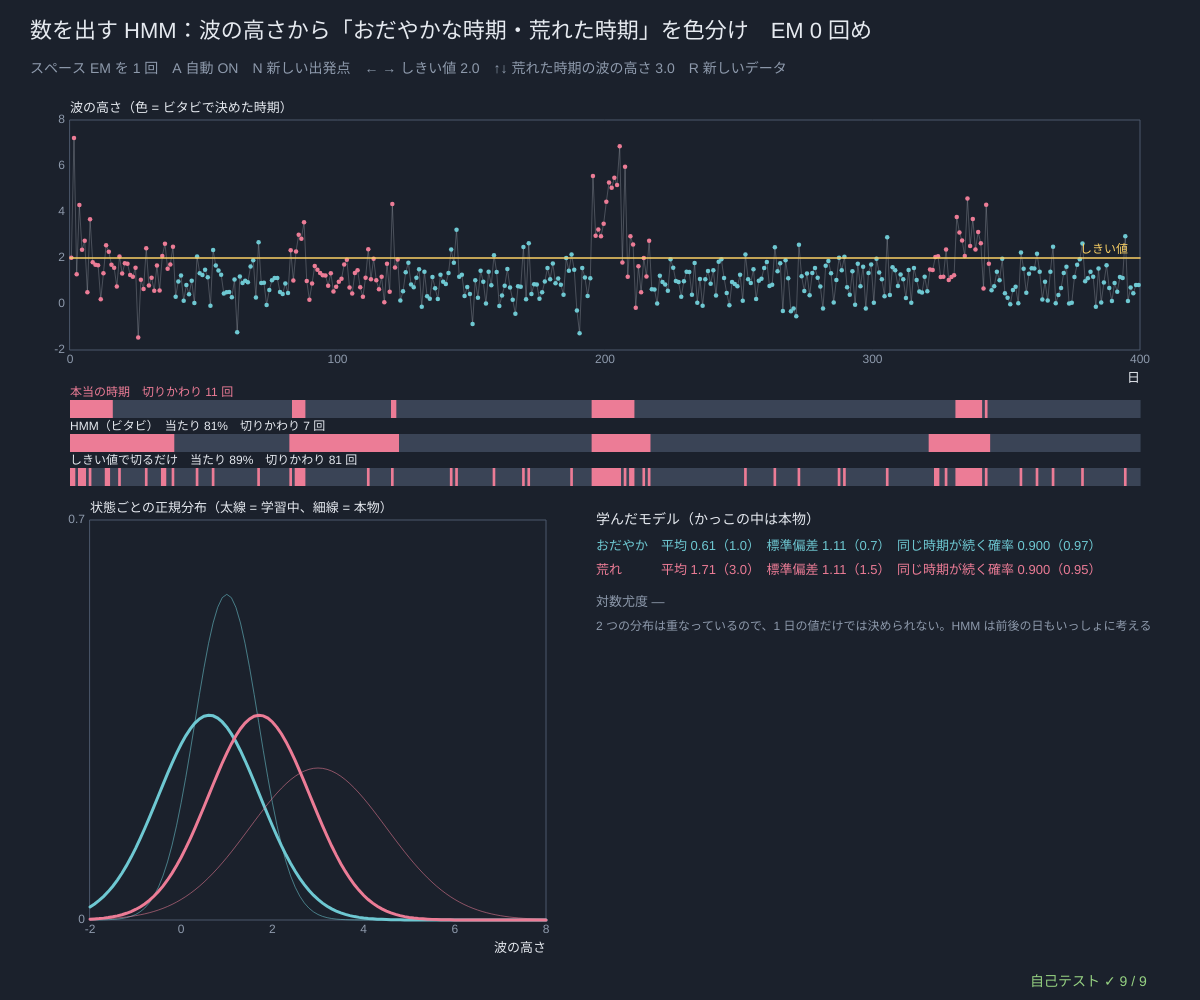
Frame 1 (no input)
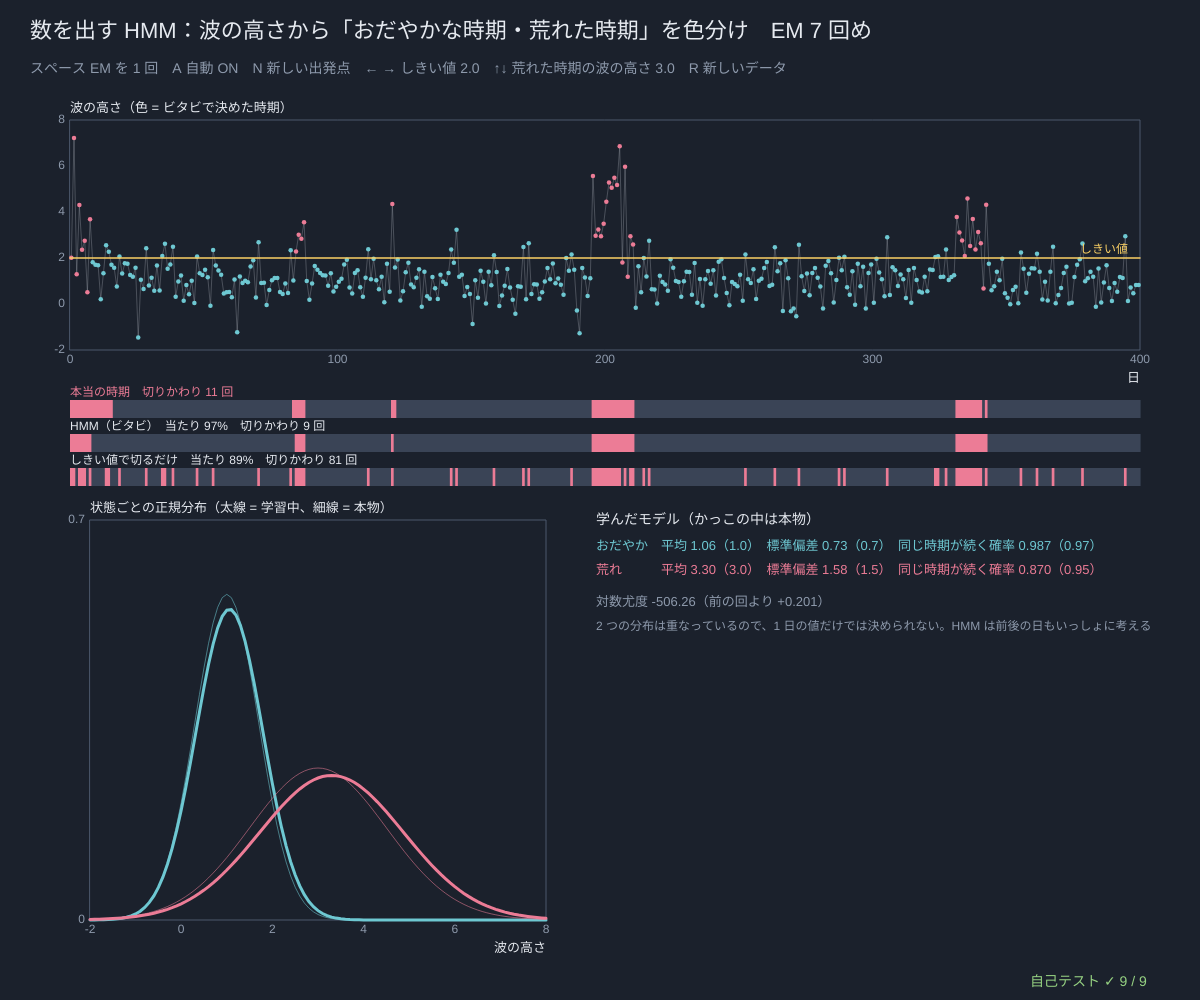
Frame 60 (no input)
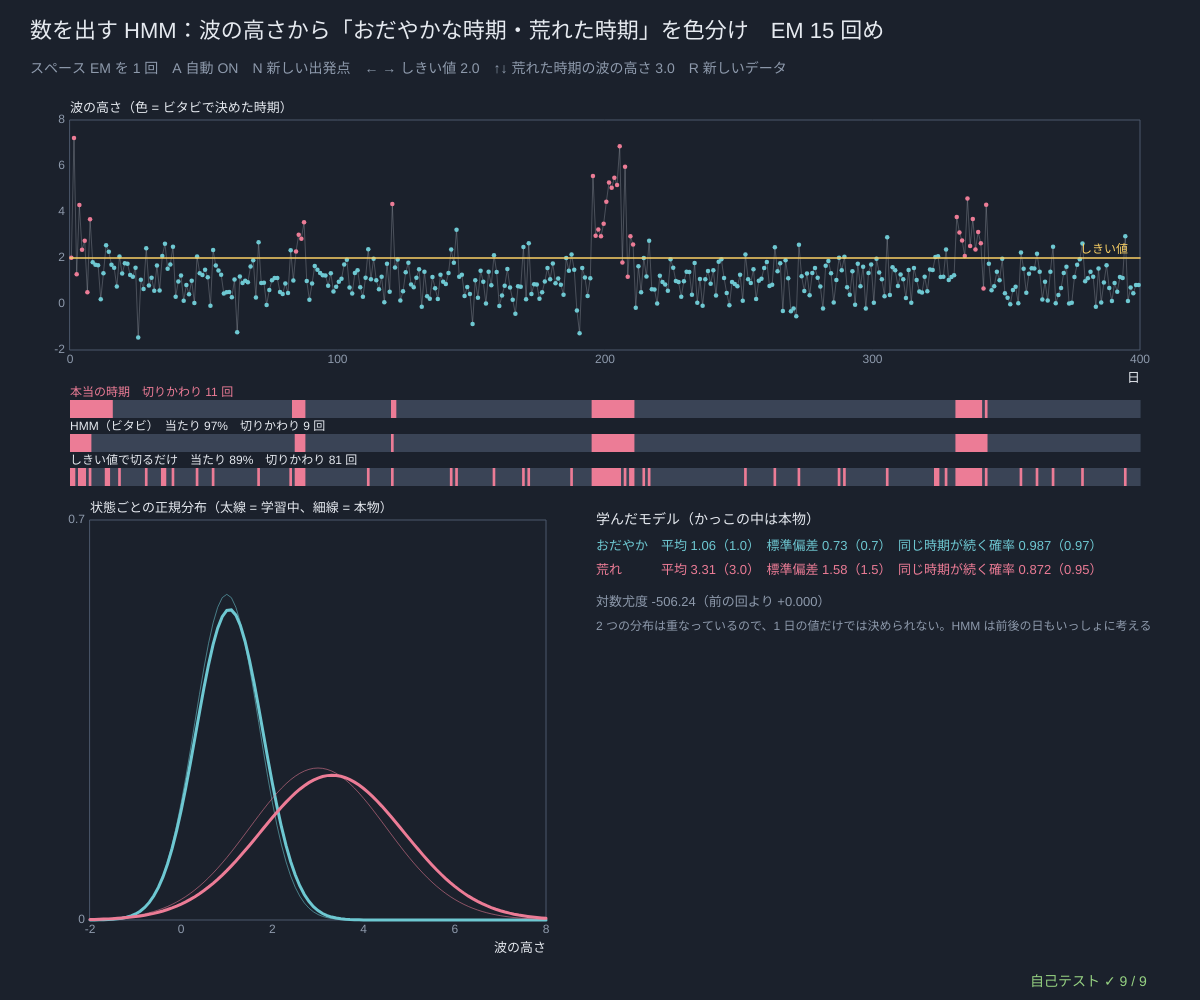
Frame 120 (the mouse pressed at the canvas centre since frame 60)

The p5.js sketch that drew these frames (run headless with seeded random() and noise() and a simulated clock; from frame 60 on, the mouse is pressed at the canvas centre):

// p5.js sketch
// ── sketch.js
// ============================================
// 08 数を出す HMM ─ 海には「おだやかな時期」と「荒れた時期」があり（見えない）、毎日の波の高さ（数）だけが記録されている。
// 観測が記号ではなく数のときは、出力行列 B のかわりに状態ごとの正規分布 N(μ_j, σ_j²) を使う：b_j(x) = 正規分布の密度。前向き・ビタビ・EM はそのまま使える。
//   M ステップ：μ_j = γ で重みをつけた平均、σ_j² = γ で重みをつけた分散（小さくなりすぎないように下限つき）
// ビタビで時期を色分けすると、「しきい値より高いか」で 1 日ずつ決める方法よりずっと安定する（時期は続くものだと知っているから）
// スペース EM を 1 回 / A 自動 / N 新しい出発点 / ← → しきい値 / ↑↓ 荒れた時期の波の高さ / R 新しいデータ
// ============================================

const N_DAYS = 400;                      // ★ 日数
let seaTrue = { p0: [0.5, 0.5], tr: [[0.97, 0.03], [0.05, 0.95]], mu: [1, 3], sd: [0.7, 1.5] };   // ★ 本当のモデル（状態 0 = おだやか、1 = 荒れ）
const SD_FLOOR = 0.05;                   // ★ 標準偏差の下限（1 点だけの状態で σ → 0 になるのを防ぐ）
let waves = null, learned = null, lls = [], auto = true, thresh = 2, vitNow = [], dataSeed = 78;

function setup() {
  createCanvas(windowWidth, windowHeight);
  selfTest();
  newData();
}
function windowResized() { resizeCanvas(windowWidth, windowHeight); }
function newData() { seedRng(dataSeed); waves = gaussSample(seaTrue, N_DAYS); restartLearning(false); }
function restartLearning(randomStart) { learned = randomStart ? { p0: [0.5, 0.5], tr: [[0.8, 0.2], [0.2, 0.8]], mu: [rnd() * 4, rnd() * 4], sd: [0.5 + rnd() * 2, 0.5 + rnd() * 2] } : quantileStart(waves.ys); lls = []; refreshPath(); }
function refreshPath() { vitNow = viterbiLog(learned, gaussTable(learned, waves.ys)).vitPath; }
function npdf(x, mu, sd) { let u = (x - mu) / sd; return Math.exp(-0.5 * u * u) / (sd * Math.sqrt(2 * Math.PI)); }
function gaussTable(g, ys) { return ys.map((y) => g.mu.map((mu, j) => Math.max(1e-300, npdf(y, mu, g.sd[j])))); }   // ★ 出力の表 b_j(x_t)。0 にはしない
function gaussSample(g, n) { let z = sampleFrom(g.p0), zs = [], ys = []; for (let t = 0; t < n; t++) { if (t > 0) z = sampleFrom(g.tr[z]); zs.push(z); ys.push(g.mu[z] + g.sd[z] * randn()); } return { zs, ys }; }
function quantileStart(ys) {             // 出発点：小さいほうから 25% と 75% の値を 2 つの平均に
  let s = ys.slice().sort((a, b) => a - b), n = s.length, mean = sumOf(ys) / n, sd = Math.sqrt(sumOf(ys.map((y) => (y - mean) * (y - mean))) / n) || 1;
  return { p0: [0.5, 0.5], tr: [[0.9, 0.1], [0.1, 0.9]], mu: [s[Math.floor(n * 0.25)], s[Math.floor(n * 0.75)]], sd: [sd, sd] };
}
// ★ EM を 1 回：E ステップは記号の HMM と同じ（γ と ξ）。M ステップで平均と分散を重みつきで計算し直す
function gaussEmStep(g, ys) {
  let n = g.mu.length, eb = gaussTable(g, ys), sm = smoothAll(g, eb), trN = g.tr.map(() => new Array(n).fill(0)), w = new Array(n).fill(0), sx = new Array(n).fill(0);
  for (let t = 0; t < ys.length; t++) for (let j = 0; j < n; j++) { w[j] += sm.gam[t][j]; sx[j] += sm.gam[t][j] * ys[t]; }
  for (let t = 0; t + 1 < ys.length; t++) { let xi = xiAt(g, eb, sm, t); for (let i = 0; i < n; i++) for (let j = 0; j < n; j++) trN[i][j] += xi[i][j]; }
  let mu = g.mu.map((m0, j) => (w[j] > 1e-9 ? sx[j] / w[j] : m0)), sv = new Array(n).fill(0);
  for (let t = 0; t < ys.length; t++) for (let j = 0; j < n; j++) sv[j] += sm.gam[t][j] * (ys[t] - mu[j]) * (ys[t] - mu[j]);
  let sd = g.sd.map((s0, j) => (w[j] > 1e-9 ? Math.max(SD_FLOOR, Math.sqrt(sv[j] / w[j])) : s0));
  return { g: { p0: sm.gam[0].slice(), tr: trN.map((r, i) => (sumOf(r) > 1e-12 ? normRow(r) : g.tr[i].slice())), mu, sd }, logLik: sm.logLik };
}
function sortByMean(g) { if (g.mu[0] <= g.mu[1]) return g; return { p0: [g.p0[1], g.p0[0]], tr: [[g.tr[1][1], g.tr[1][0]], [g.tr[0][1], g.tr[0][0]]], mu: [g.mu[1], g.mu[0]], sd: [g.sd[1], g.sd[0]] }; }   // 番号を「平均の小さい順」にそろえる
function segAccuracy(seg, zs) { let ok = 0; for (let t = 0; t < zs.length; t++) if (seg[t] === zs[t]) ok++; return ok / Math.max(1, zs.length); }
function countSwitches(seg) { let c = 0; for (let t = 1; t < seg.length; t++) if (seg[t] !== seg[t - 1]) c++; return c; }
function bestThreshold(ys, zs) { let best = { th: 0, acc: 0 }; for (let th = -1; th <= 6; th += 0.05) { let a = segAccuracy(ys.map((y) => (y > th ? 1 : 0)), zs); if (a > best.acc) best = { th, acc: a }; } return best; }
function emOnce() { if (lls.length >= 60) return; let r = gaussEmStep(learned, waves.ys); learned = sortByMean(r.g); lls.push(r.logLik); refreshPath(); }

function draw() {
  background(...BG);
  if (auto && frameCount % 8 === 0) emOnce();
  hudTitle('数を出す HMM：波の高さから「おだやかな時期・荒れた時期」を色分け　EM ' + lls.length + ' 回め', 'スペース EM を 1 回　A 自動 ' + (auto ? 'ON' : 'OFF') + '　N 新しい出発点　← → しきい値 ' + fmtN(thresh, 1) + '　↑↓ 荒れた時期の波の高さ ' + fmtN(seaTrue.mu[1], 1) + '　R 新しいデータ');
  let ys = waves.ys, g = { x: 70, y: 120, w: width - 130, h: 230, x0: 0, x1: N_DAYS, y0: -2, y1: 8 }, cw = g.w / N_DAYS;
  plotAxes(g, '日', '波の高さ（色 = ビタビで決めた時期）', [0, 100, 200, 300, 400], [-2, 0, 2, 4, 6, 8]);
  stroke(...INK, 60); strokeWeight(1); polyline(ys.map((y, t) => [gX(g, t + 0.5), gY(g, y)]));
  noStroke(); for (let t = 0; t < N_DAYS; t++) { fill(...(vitNow[t] ? ROSE : AQUA)); circle(gX(g, t + 0.5), gY(g, ys[t]), 4.5); }
  stroke(...LAN); strokeWeight(1.5); line(g.x, gY(g, thresh), g.x + g.w, gY(g, thresh)); note('しきい値', g.x + g.w - 60, gY(g, thresh) - 5, LAN, 12);
  // ---- 3 本の帯
  let thSeg = ys.map((y) => (y > thresh ? 1 : 0)), by = g.y + g.h + 50, colOf = (z) => (z ? ROSE : [58, 68, 86]);
  let rows = [['本当の時期', waves.zs, null], ['HMM（ビタビ）', vitNow, segAccuracy(vitNow, waves.zs)], ['しきい値で切るだけ', thSeg, segAccuracy(thSeg, waves.zs)]];
  rows.forEach(([name, seg, acc], k) => {
    let y = by + k * 34; drawBand(seg, g.x, y, g.w, 18, colOf);
    note(name + (acc === null ? '' : '　当たり ' + Math.round(acc * 100) + '%　切りかわり ' + countSwitches(seg) + ' 回') + (k === 0 ? '　切りかわり ' + countSwitches(seg) + ' 回' : ''), g.x, y - 4, k === 0 ? ROSE : INK, 12);
  });
  // ---- 学んだ分布と本当の分布
  let dy = by + 120, d = { x: 90, y: dy, w: Math.min(460, width * 0.38), h: Math.max(90, height - dy - 80), x0: -2, x1: 8, y0: 0, y1: 0.7 };
  plotAxes(d, '波の高さ', '状態ごとの正規分布（太線 = 学習中、細線 = 本物）', [-2, 0, 2, 4, 6, 8], [0, 0.7]);
  for (let j = 0; j < 2; j++) for (let [mdl, sw] of [[seaTrue, 1], [learned, 3]]) { let pts = []; for (let x = -2; x <= 8; x += 0.1) pts.push([gX(d, x), gY(d, npdf(x, mdl.mu[j], mdl.sd[j]))]); stroke(...(j ? ROSE : AQUA), sw === 1 ? 140 : 255); strokeWeight(sw); polyline(pts); }
  let px = d.x + d.w + 50;
  note('学んだモデル（かっこの中は本物）', px, dy + 4, INK, 14);
  for (let j = 0; j < 2; j++) note((j ? '荒れ　　' : 'おだやか') + '　平均 ' + fmtN(learned.mu[j], 2) + '（' + fmtN(seaTrue.mu[j], 1) + '）　標準偏差 ' + fmtN(learned.sd[j], 2) + '（' + fmtN(seaTrue.sd[j], 1) + '）　同じ時期が続く確率 ' + fmtN(learned.tr[j][j], 3) + '（' + fmtN(seaTrue.tr[j][j], 2) + '）', px, dy + 30 + j * 24, j ? ROSE : AQUA, 13);
  note('対数尤度 ' + (lls.length ? fmtN(lls[lls.length - 1], 2) : '—') + (lls.length > 1 ? '（前の回より +' + fmtN(lls[lls.length - 1] - lls[lls.length - 2], 3) + '）' : ''), px, dy + 86, DIMC, 13);
  note('2 つの分布は重なっているので、1 日の値だけでは決められない。HMM は前後の日もいっしょに考える', px, dy + 110, DIMC, 12);
  drawSelfTest();
}

function keyPressed() {
  if (key === ' ') { emOnce(); auto = false; }
  if (key === 'a' || key === 'A') auto = !auto;
  if (key === 'n' || key === 'N') restartLearning(true);
  if (key === 'r' || key === 'R') { dataSeed++; newData(); }
  if (key === RIGHT_ARROW) thresh = Math.min(7, Math.round((thresh + 0.1) * 10) / 10);
  if (key === LEFT_ARROW) thresh = Math.max(-1, Math.round((thresh - 0.1) * 10) / 10);
  if (key === UP_ARROW) { seaTrue.mu[1] = Math.min(6, Math.round((seaTrue.mu[1] + 0.5) * 10) / 10); newData(); }
  if (key === DOWN_ARROW) { seaTrue.mu[1] = Math.max(1, Math.round((seaTrue.mu[1] - 0.5) * 10) / 10); newData(); }
  return false;
}

// やってみよう
// 1. ← → でしきい値を動かして、「しきい値で切るだけ」の当たりの割合がいちばん高くなる所をさがそう。HMM に勝てる？
// 2. ↓ で荒れた時期の波の高さを 1 まで下げると、2 つの時期の平均は同じ。それでも見分けられるのはなぜ？（ばらつきがちがう）
// 3. N で何回か出発点を変えると、いつも同じ答えに着く？
// 4. seaTrue.tr の 0.97 と 0.95 を 0.6 にすると（時期がすぐ変わる）、HMM の強みはどうなる？

// ---- 自己テスト
function selfTest() {
  selfTestResults = [];
  seedRng(780);
  let tg = { p0: [0.5, 0.5], tr: [[0.97, 0.03], [0.05, 0.95]], mu: [1, 3], sd: [0.7, 1.5] }, area = 0;
  for (let x = -10; x <= 10; x += 0.01) area += npdf(x, 1, 0.7) * 0.01;
  check('正規分布の密度：面積 = 1、山のてっぺんは 1 / (σ √(2π))', near(area, 1, 1e-6) && near(npdf(1, 1, 0.7), 1 / (0.7 * Math.sqrt(2 * Math.PI)), 1e-12));
  let s7 = gaussSample(tg, 7), eb7 = gaussTable(tg, s7.ys), bf = bruteAll(tg, eb7), sm7 = smoothAll(tg, eb7);
  check('数の観測でも：前向きの尤度 = 総当たり（128 本）、γ = 総当たり、ビタビ = 総当たりの最大', near(sm7.logLik, Math.log(bf.lik), 1e-10) && maxAbsDiff(sm7.gam, bf.gam) < 1e-10 && near(Math.exp(viterbiLog(tg, eb7).logP), bf.bestP, 1e-12 * bf.bestP));
  let d = gaussSample(tg, 1500), g = quantileStart(d.ys), prev = -Infinity, okMono = true;
  for (let it = 0; it < 40; it++) { let r = gaussEmStep(g, d.ys); if (r.logLik < prev - 1e-7) okMono = false; prev = r.logLik; g = sortByMean(r.g); }
  check('EM 40 回：対数尤度は下がらない、遷移行列の行の合計 = 1', okMono && rowSumErr(g.tr) < 1e-9 && noNaN([g.mu, g.sd]));
  check('学んだ平均 ' + fmtN(g.mu[0], 2) + ', ' + fmtN(g.mu[1], 2) + ' は本物（1, 3）の ±0.25 以内、標準偏差 ' + fmtN(g.sd[0], 2) + ', ' + fmtN(g.sd[1], 2) + ' は（0.7, 1.5）の ±0.25 以内', Math.abs(g.mu[0] - 1) < 0.25 && Math.abs(g.mu[1] - 3) < 0.25 && Math.abs(g.sd[0] - 0.7) < 0.25 && Math.abs(g.sd[1] - 1.5) < 0.25);
  let vp = viterbiLog(g, gaussTable(g, d.ys)).vitPath, accH = segAccuracy(vp, d.zs), bt = bestThreshold(d.ys, d.zs);
  check('時期の当たり：HMM（学習したモデルのビタビ）' + Math.round(accH * 100) + '% > いちばん良いしきい値 ' + Math.round(bt.acc * 100) + '%（差 > 5 ポイント）', accH > bt.acc + 0.05);
  let thS = countSwitches(d.ys.map((y) => (y > bt.th ? 1 : 0))), trueS = countSwitches(d.zs), hS = countSwitches(vp);
  check('切りかわりの回数：本当 ' + trueS + '、HMM ' + hS + '、しきい値 ' + thS + '（しきい値は 3 倍以上ちらつく）', thS > 3 * trueS && hS < 2 * trueS + 5);
  let flat = gaussEmStep({ p0: [0.5, 0.5], tr: [[0.9, 0.1], [0.1, 0.9]], mu: [0, 1], sd: [1, 1] }, new Array(50).fill(2)).g;
  check('全部同じ値のデータ：標準偏差は下限 ' + SD_FLOOR + ' で止まり、NaN にならない', flat.sd.every((s) => s >= SD_FLOOR) && noNaN([flat.mu, flat.sd, flat.tr]));
  let wild = d.ys.slice(0, 100); wild[50] = 1e6; let rw = gaussEmStep(tg, wild);
  check('とんでもない外れ値（100 万）があっても尤度は有限、NaN なし', isFinite(rw.logLik) && noNaN([rw.g.mu, rw.g.sd, rw.g.tr]));
  let sw = sortByMean({ p0: [0.3, 0.7], tr: [[0.9, 0.1], [0.2, 0.8]], mu: [5, 1], sd: [2, 1] });
  check('番号の入れかえ：平均の小さい順にそろえる（遷移行列も入れかえる）', sw.mu[0] === 1 && sw.sd[0] === 1 && sw.tr[0][0] === 0.8 && sw.tr[1][0] === 0.1 && sw.p0[0] === 0.7);
  reportSelfTest();
}

// ==================================================
// ここから下は「HMM の道具」（中身は読まなくても OK。消さないでね）
// ==================================================
// ---- 色と小さな道具（霧の夜と灯り：黄 = 見える観測、ばら色 = 隠れた状態）
const BG = [27, 33, 44];                // 背景（霧の夜の青ねずみ色）
const INK = [230, 234, 240];            // 文字（やわらかい白）
const LAN = [250, 208, 100], ROSE = [236, 124, 150], AQUA = [110, 200, 210], LILAC = [176, 156, 236], LEAF = [150, 210, 130], TANG = [240, 160, 96];
const DIMC = [142, 154, 172], PANEL = [38, 46, 60], LINEC = [76, 88, 108];
const ST_COLS = [ROSE, AQUA, LAN, LILAC, LEAF, TANG, [200, 200, 210], [130, 150, 240]];   // 状態の色
function clampv(v, a, b) { return v < a ? a : v > b ? b : v !== v ? a : v; }     // NaN なら a に戻す
function sumOf(a) { let s = 0; for (let v of a) s += v; return s; }
function argMax(a) { let b = 0; for (let i = 1; i < a.length; i++) if (a[i] > a[b]) b = i; return b; }   // 同点なら小さい番号
function fmtN(v, d) { if (typeof v !== 'number' || v !== v) return '?'; if (!isFinite(v)) return v > 0 ? '∞' : '−∞'; let s = v.toFixed(d === undefined ? 2 : d); return /^-0\.?0*$/.test(s) ? s.slice(1) : s; }
function fmtP(v) {                      // 確率の表示：小さい数は 1.2e-5 の形で
  if (typeof v !== 'number' || v !== v) return '?';
  if (v === 0) return '0'; if (Math.abs(v) >= 0.001) return v.toFixed(v >= 0.1 ? 3 : 4); return v.toExponential(1);
}
function hudTitle(t, sub) {             // 左上の見出しと操作の説明（日本語は 1 文字ずつ折り返す）
  textWrap(CHAR); noStroke(); fill(...INK); textSize(22); textAlign(LEFT, BASELINE); text(t, 30, 38);
  fill(...DIMC); textSize(14); textLeading(19); text(sub, 30, 62, width - 60);
}
function panelBox(x, y, w, h) { noStroke(); fill(...PANEL); rect(x, y, w, h, 8); }
function note(s, x, y, col, sz) { noStroke(); fill(...(col || DIMC)); textSize(sz || 13); textAlign(LEFT, BASELINE); text(s, x, y); }
// ---- 種つきの乱数（同じ種なら毎回同じ列 → 実験をくり返せる）
let rngState = 1;
function seedRng(s) { rngState = (s >>> 0) || 1; }
function rnd() {                       // 0〜1 の一様乱数（mulberry32）
  rngState = (rngState + 0x6d2b79f5) >>> 0;
  let t = rngState;
  t = Math.imul(t ^ (t >>> 15), t | 1);
  t ^= t + Math.imul(t ^ (t >>> 7), t | 61);
  return ((t ^ (t >>> 14)) >>> 0) / 4294967296;
}
function rndInt(a, b) { return a + Math.floor(rnd() * (b - a + 1)); }
function randn() { let u = 1 - rnd(), v = rnd(); return Math.sqrt(-2 * Math.log(u)) * Math.cos(2 * Math.PI * v); }   // 標準正規分布
function sampleFrom(p) { let u = rnd() * sumOf(p), c = 0; for (let i = 0; i < p.length; i++) { c += p[i]; if (u < c) return i; } return p.length - 1; }   // 確率 p[i] で i を返す
// ---- 隠れマルコフモデルの道具
// モデル m = { p0: はじめの分布 π, tr: 遷移行列 A（tr[i][j] = 状態 i の次に j）, em: 出力行列 B（em[j][k] = 状態 j が記号 k を出す） }
// どの計算も「出力の表」eb[t][j] = b_j(x_t)（時刻 t の観測を状態 j が出す確率）を受け取る → 記号でも数（正規分布）でも同じ道具が使える
function lg(p) { return p > 0 ? Math.log(p) : -Infinity; }          // log 0 は −∞（NaN にしない）
function logSumExp(a) {                // log(Σ e^a_i)：いちばん大きい値を先に引く。全部 −∞ なら −∞
  let m = -Infinity; for (let v of a) if (v > m) m = v;
  if (m === -Infinity) return -Infinity;
  let s = 0; for (let v of a) s += Math.exp(v - m);
  return m + Math.log(s);
}
function normRow(r) { let s = sumOf(r); return s > 1e-300 ? r.map((v) => v / s) : r.map(() => 1 / r.length); }   // 合計 1 に（全部 0 なら一様に）
function rowSumErr(a) { let d = 0; for (let r of a) d = Math.max(d, Math.abs(sumOf(r) - 1)); return d; }
function maxAbsDiff(a, b) { let d = 0; for (let i = 0; i < a.length; i++) d = Math.max(d, Array.isArray(a[i]) ? maxAbsDiff(a[i], b[i]) : Math.abs(a[i] - b[i])); return d; }
function vecMat(v, a) {                // 横ベクトル × 行列：1 歩先の分布
  let out = new Array(a[0].length).fill(0);
  for (let i = 0; i < v.length; i++) if (v[i] !== 0) for (let j = 0; j < out.length; j++) out[j] += v[i] * a[i][j];
  return out;
}
function emTable(m, xs) { return xs.map((x) => m.em.map((r) => r[x])); }   // 記号の列 → 出力の表
function hmmSample(m, n) {             // π, A, B からサイコロで列を作る：zs = 隠れた状態、xs = 観測
  let z = sampleFrom(m.p0), zs = [], xs = [];
  for (let t = 0; t < n; t++) { if (t > 0) z = sampleFrom(m.tr[z]); zs.push(z); xs.push(sampleFrom(m.em[z])); }
  return { zs, xs };
}
// ★ 前向き：α_t(j) = P(x_1..x_t, z_t = j) = b_j(x_t) Σ_i α_{t−1}(i) a_ij。尤度 P(x) = Σ_j α_T(j)
function fwdPlain(m, eb) {
  let n = m.p0.length, al = [];
  for (let t = 0; t < eb.length; t++) {
    let prev = t === 0 ? null : al[t - 1], row = new Array(n);
    for (let j = 0; j < n; j++) { let s = 0; if (t === 0) s = m.p0[j]; else for (let i = 0; i < n; i++) s += prev[i] * m.tr[i][j]; row[j] = s * eb[t][j]; }
    al.push(row);
  }
  return { al, lik: al.length ? sumOf(al[al.length - 1]) : 1 };
}
// ★ 後ろ向き：β_t(i) = P(x_{t+1}..x_T | z_t = i) = Σ_j a_ij b_j(x_{t+1}) β_{t+1}(j)。尤度 = Σ_i π_i b_i(x_1) β_1(i)
function bwdPlain(m, eb) {
  let n = m.p0.length, len = eb.length, be = new Array(len);
  for (let t = len - 1; t >= 0; t--) {
    be[t] = new Array(n).fill(t === len - 1 ? 1 : 0);
    if (t < len - 1) for (let i = 0; i < n; i++) for (let j = 0; j < n; j++) be[t][i] += m.tr[i][j] * eb[t + 1][j] * be[t + 1][j];
  }
  let lik = 0; if (len) for (let i = 0; i < n; i++) lik += m.p0[i] * eb[0][i] * be[0][i]; else lik = 1;
  return { be, lik };
}
// ★ スケーリングつきの前向き：毎時刻 合計 c_t で割る。ah[t] = P(z_t | x_1..x_t)（= フィルタ）、log P(x) = Σ log c_t
//   c_t = 0（ありえない観測）なら logLik = −∞ にして、その時刻は一様分布で先へ進む（NaN を作らない）
function fwdScaled(m, eb) {
  let n = m.p0.length, ah = [], cs = [], logLik = 0;
  for (let t = 0; t < eb.length; t++) {
    let pred = t === 0 ? m.p0 : vecMat(ah[t - 1], m.tr), row = pred.map((v, j) => v * eb[t][j]), c = sumOf(row);
    if (!(c > 0)) { logLik = -Infinity; row = new Array(n).fill(1 / n); c = 0; } else { row = row.map((v) => v / c); if (logLik !== -Infinity) logLik += Math.log(c); }
    ah.push(row); cs.push(c);
  }
  return { ah, cs, logLik };
}
function bwdScaled(m, eb, cs) {         // 同じ c_t で割った後ろ向き。γ_t(i) = ah[t][i] × bh[t][i]
  let n = m.p0.length, len = eb.length, bh = new Array(len);
  for (let t = len - 1; t >= 0; t--) {
    bh[t] = new Array(n).fill(t === len - 1 ? 1 : 0);
    if (t < len - 1) { let c = cs[t + 1] > 0 ? cs[t + 1] : 1; for (let i = 0; i < n; i++) { let s = 0; for (let j = 0; j < n; j++) s += m.tr[i][j] * eb[t + 1][j] * bh[t + 1][j]; bh[t][i] = s / c; } }
  }
  return bh;
}
function fwdLog(m, eb) {                // 対数のまま：log α_t(j) = log b_j(x_t) + logSumExp_i(log α_{t−1}(i) + log a_ij)
  let n = m.p0.length, la = [], lt = m.tr.map((r) => r.map(lg)), buf = new Array(n);
  for (let t = 0; t < eb.length; t++) {
    let row = new Array(n);
    for (let j = 0; j < n; j++) { let s; if (t === 0) s = lg(m.p0[j]); else { for (let i = 0; i < n; i++) buf[i] = la[t - 1][i] + lt[i][j]; s = logSumExp(buf); } row[j] = s + lg(eb[t][j]); }
    la.push(row);
  }
  return { la, logLik: la.length ? logSumExp(la[la.length - 1]) : 0 };
}
// ★ 平滑化：γ_t(i) = P(z_t = i | 全部の観測)。filt = フィルタ P(z_t | x_1..x_t)
function smoothAll(m, eb) {
  let f = fwdScaled(m, eb), bh = bwdScaled(m, eb, f.cs);
  let gam = f.ah.map((a, t) => normRow(a.map((v, i) => v * bh[t][i])));
  return { filt: f.ah, gam, bh, cs: f.cs, logLik: f.logLik };
}
function xiAt(m, eb, sm, t) {           // ξ_t(i, j) = P(z_t = i, z_{t+1} = j | 全部の観測)
  let n = m.p0.length, c = sm.cs[t + 1] > 0 ? sm.cs[t + 1] : 1, out = [];
  for (let i = 0; i < n; i++) { out.push(new Array(n)); for (let j = 0; j < n; j++) out[i][j] = (sm.filt[t][i] * m.tr[i][j] * eb[t + 1][j] * sm.bh[t + 1][j]) / c; }
  return out;
}
// ★ ビタビ（対数）：dl[t][j] = 時刻 t に状態 j で終わるいちばん良い道の log 確率、bp[t][j] = そのとき 1 つ前にいた状態（戻り矢印）
function viterbiLog(m, eb) {
  let n = m.p0.length, len = eb.length, dl = [], bp = [], lt = m.tr.map((r) => r.map(lg));
  for (let t = 0; t < len; t++) {
    let row = new Array(n), back = new Array(n).fill(-1);
    for (let j = 0; j < n; j++) {
      let best = -Infinity, arg = -1;
      if (t === 0) best = lg(m.p0[j]); else for (let i = 0; i < n; i++) { let v = dl[t - 1][i] + lt[i][j]; if (v > best) { best = v; arg = i; } }
      row[j] = best + lg(eb[t][j]); back[j] = arg;
    }
    dl.push(row); bp.push(back);
  }
  let vitPath = new Array(len).fill(0), logP = len ? -Infinity : 0;
  if (len) { let z = argMax(dl[len - 1]); logP = dl[len - 1][z]; for (let t = len - 1; t >= 0; t--) { vitPath[t] = z; z = bp[t][z] >= 0 ? bp[t][z] : 0; } }
  return { vitPath, logP, dl, bp };
}
function pathLogProb(m, eb, zs) {       // 1 本の道 zs と観測がいっしょに起きる log 確率
  let s = 0; for (let t = 0; t < zs.length; t++) s += (t === 0 ? lg(m.p0[zs[0]]) : lg(m.tr[zs[t - 1]][zs[t]])) + lg(eb[t][zs[t]]);
  return s;
}
function postDecode(gam) { return gam.map(argMax); }                 // 事後復号：時刻ごとにいちばんありそうな状態
// ★ 総当たり：N^T 本の道を全部ためす（短い列だけ）。尤度、γ、ξ、いちばん良い道
function bruteAll(m, eb) {
  let n = m.p0.length, len = eb.length, total = Math.pow(n, len), zs = new Array(len).fill(0);
  let lik = 0, gam = eb.map(() => new Array(n).fill(0)), xi = eb.slice(1).map(() => m.p0.map(() => new Array(n).fill(0))), bestP = -1, best = null;
  for (let k = 0; k < total; k++) {
    let r = k; for (let t = len - 1; t >= 0; t--) { zs[t] = r % n; r = Math.floor(r / n); }
    let p = 1; for (let t = 0; t < len && p > 0; t++) p *= (t === 0 ? m.p0[zs[0]] : m.tr[zs[t - 1]][zs[t]]) * eb[t][zs[t]];
    if (p > bestP) { bestP = p; best = zs.slice(); }
    if (p === 0) continue;
    lik += p; for (let t = 0; t < len; t++) { gam[t][zs[t]] += p; if (t > 0) xi[t - 1][zs[t - 1]][zs[t]] += p; }
  }
  if (lik > 0) { gam = gam.map((g) => g.map((v) => v / lik)); xi = xi.map((x) => x.map((r) => r.map((v) => v / lik))); }
  return { lik, gam, xi, best, bestP, paths: total };
}
function stationaryOf(tr) {             // 定常分布 π A = π（なまけた連鎖 (π + πA)/2 をくり返す。周期があっても収束する）
  let v = new Array(tr.length).fill(1 / tr.length);
  for (let k = 0; k < 4000; k++) { let w = vecMat(v, tr), d = 0; for (let i = 0; i < v.length; i++) { let u = (v[i] + w[i]) / 2; d = Math.max(d, Math.abs(u - v[i])); v[i] = u; } if (d < 1e-15) break; }
  return normRow(v);
}
function hmmLogLik(m, xs) { return fwdScaled(m, emTable(m, xs)).logLik; }   // 記号の列の対数尤度 log P(x)
function predictK(belief, tr, k) { let v = belief.slice(); for (let s = 0; s < k; s++) v = vecMat(v, tr); return v; }   // k 歩先の予測：A を k 回掛ける
// ---- グラフの道具：g = { x, y, w, h, x0, x1, y0, y1 }
function gX(g, v) { return g.x + clampv((v - g.x0) / (g.x1 - g.x0), -0.02, 1.02) * g.w; }
function gY(g, v) { return g.y + g.h - clampv((v - g.y0) / (g.y1 - g.y0), -0.02, 1.02) * g.h; }
function plotAxes(g, xl, yl, xt, yt) {
  stroke(...LINEC); strokeWeight(1); noFill(); rect(g.x, g.y, g.w, g.h);
  noStroke(); fill(...DIMC); textSize(12); textAlign(CENTER, TOP);
  for (let v of xt) text(+v.toPrecision(4), gX(g, v), g.y + g.h + 4);
  textAlign(RIGHT, CENTER);
  for (let v of yt) text(+v.toPrecision(4), g.x - 5, gY(g, v));
  textAlign(LEFT, BASELINE); fill(...INK); textSize(13);
  text(xl, g.x + g.w - textWidth(xl), g.y + g.h + 32); text(yl, g.x, g.y - 8);
}
function polyline(pts) {               // 点が 2 つ以上あるときだけ折れ線を描く（空の beginShape を作らない）
  if (pts.length < 2) return;
  noFill(); beginShape(); for (let p of pts) vertex(p[0], p[1]); endShape();
}
function drawCurve(g, arr, col, sw, xOff, from, to) {   // arr[i] を x = i (+ xOff) に。長いときは間引いて 600 点まで
  let a = from || 0, b = to === undefined ? arr.length : to, n = b - a, stride = Math.max(1, Math.ceil(n / 600)), pts = [];
  for (let i = a; i < b; i += stride) if (isFinite(arr[i])) pts.push([gX(g, i + (xOff || 0)), gY(g, arr[i])]);
  stroke(...col); strokeWeight(sw || 2); polyline(pts);
}
function legend(x, y, items) {         // items = [[色, 名前], …]
  textSize(13); textAlign(LEFT, CENTER);
  for (let [c, s] of items) { noStroke(); fill(...c); rect(x, y - 5, 16, 10, 2); fill(...INK); text(s, x + 22, y); y += 20; }
}
function drawMatrix(a, x, y, cw, ch, rowNames, colNames, opts) {   // 行列を色つきの表で（明るい = 大きい）
  opts = opts || {}; let d = opts.digits === undefined ? 2 : opts.digits, col = opts.col || AQUA;
  textAlign(CENTER, CENTER); textSize(opts.ts || 13);
  for (let i = 0; i < a.length; i++) for (let j = 0; j < a[i].length; j++) {
    let v = a[i][j], t = clampv(Math.abs(v) / (opts.hi || 1), 0, 1); noStroke();
    fill(PANEL[0] + t * (col[0] * 0.75 - PANEL[0]), PANEL[1] + t * (col[1] * 0.75 - PANEL[1]), PANEL[2] + t * (col[2] * 0.75 - PANEL[2])); rect(x + j * cw, y + i * ch, cw - 2, ch - 2, 3);
    if (opts.numbers !== false) { fill(...INK); text(fmtN(v, d), x + j * cw + cw / 2, y + i * ch + ch / 2); }
  }
  fill(...DIMC);
  if (rowNames) for (let i = 0; i < a.length; i++) { textAlign(RIGHT, CENTER); text(rowNames[i], x - 6, y + i * ch + ch / 2); }
  if (colNames) for (let j = 0; j < a[0].length; j++) { textAlign(CENTER, BOTTOM); text(colNames[j], x + j * cw + cw / 2, y - 3); }
}
function drawBand(arr, x, y, w, h, colOf) {   // 状態の列を色の帯で（同じ色が続くところは 1 つの四角にまとめる）
  let n = arr.length, s = 0; noStroke();
  for (let t = 1; t <= n; t++) if (t === n || arr[t] !== arr[s]) { let c = colOf(arr[s]); if (c) { fill(...c); rect(x + (s / n) * w, y, ((t - s) / n) * w + 0.6, h); } s = t; }
}
function arrowLine(x1, y1, x2, y2, hs) { // 矢印
  let L = Math.hypot(x2 - x1, y2 - y1) || 1, ux = (x2 - x1) / L, uy = (y2 - y1) / L; hs = hs || 7;
  line(x1, y1, x2 - ux * hs * 0.6, y2 - uy * hs * 0.6);
  push(); noStroke(); triangle(x2, y2, x2 - ux * hs - uy * hs * 0.5, y2 - uy * hs + ux * hs * 0.5, x2 - ux * hs + uy * hs * 0.5, y2 - uy * hs - ux * hs * 0.5); pop();
}
// ---- 自己テストの道具
let selfTestResults = [];
function check(name, cond) { selfTestResults.push({ name, ok: !!cond }); }
function near(a, b, tol) { return typeof a === 'number' && isFinite(a) && Math.abs(a - b) <= (tol === undefined ? 1e-9 : tol); }
function noNaN(v) { return Array.isArray(v) || ArrayBuffer.isView(v) ? Array.from(v).every(noNaN) : !(typeof v === 'number' && v !== v); }
function reportSelfTest() { for (let r of selfTestResults) (r.ok ? console.log : console.error)((r.ok ? '✓ ' : '✗ ') + r.name); }
function selfTestLine() { let n = selfTestResults.filter((r) => r.ok).length; return '自己テスト ' + (n === selfTestResults.length ? '✓ ' : '✗ ') + n + ' / ' + selfTestResults.length; }
function drawSelfTest(x, y) { noStroke(); fill(...(selfTestResults.every((r) => r.ok) ? LEAF : [255, 90, 90])); textSize(14); textAlign(LEFT, BASELINE); text(selfTestLine(), x === undefined ? width - 170 : x, y === undefined ? height - 14 : y); }
